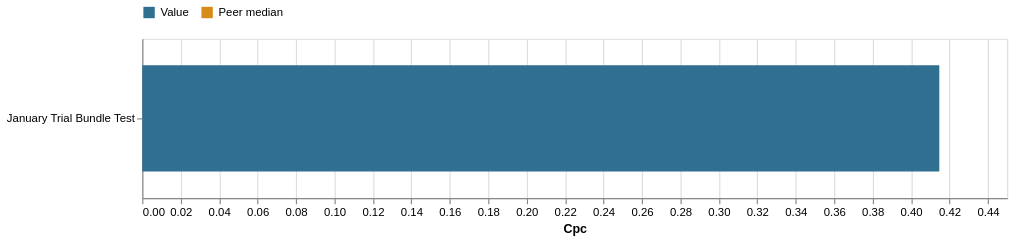

Notebook code for this chart:
### Markdown cell above
## 8. Efficiency Is A Separate Gate

The primary score answers whether the objective outcome was achieved. Efficiency asks
what it cost, or what revenue return it produced. The peer benchmark is the median
efficiency of other campaigns with this objective.

The Awareness-plus-Engagement fallback does **not** combine efficiency metrics:
Awareness keeps CPM, while Engagement keeps CPC. Their shared Link CTR is useful for
stabilizing response evidence, but their costs answer different business questions.

A statistical `SCALE` is promoted to final `SCALE` only when efficiency is at least as
good as its peer benchmark. Efficiency is not mixed into the primary score.

### Code cell
efficiency_table = campaigns[[
    "campaign_name", "efficiency_metric", "efficiency_direction",
    "efficiency_value", "efficiency_benchmark", "efficiency_peer_count",
    "efficiency_comparison",
]].rename(columns={
    "campaign_name": "Campaign", "efficiency_metric": "Metric",
    "efficiency_direction": "Better direction", "efficiency_value": "Value",
    "efficiency_benchmark": "Peer median", "efficiency_peer_count": "Peers",
    "efficiency_comparison": "Comparison",
})
display(efficiency_table.style.format({
    "Value": "{:,.3f}", "Peer median": "{:,.3f}"
}, na_rep="Not available"))

efficiency_long = efficiency_table.melt(
    id_vars=["Campaign", "Metric", "Better direction", "Comparison"],
    value_vars=["Value", "Peer median"],
    var_name="Measure", value_name="Efficiency",
).dropna(subset=["Efficiency"])
if not efficiency_long.empty:
    efficiency_chart = alt.Chart(efficiency_long).mark_bar().encode(
        y=alt.Y("Campaign:N", title=None),
        x=alt.X("Efficiency:Q", title=contract.efficiency_metric.replace("_", " ").title()),
        yOffset="Measure:N",
        color=alt.Color(
            "Measure:N",
            scale=alt.Scale(domain=["Value", "Peer median"], range=["#2f6f8f", "#d68c16"]),
            legend=alt.Legend(orient="top", title=None),
        ),
        tooltip=["Campaign", "Metric", "Better direction", "Measure", "Efficiency"],
    ).properties(width=760, height=max(140, len(campaigns) * 58))
    display(efficiency_chart)

### Figure 1 — Vega-Lite specification as saved in the notebook (floating-point values rounded to 4 significant figures)
{"config": {"view": {"continuousWidth": 300, "continuousHeight": 300}}, "data": {"name": "data-220c2e7528256e7893ac6f9b543a44cd"}, "mark": {"type": "bar"}, "encoding": {"color": {"field": "Measure", "legend": {"orient": "top", "title": null}, "scale": {"domain": ["Value", "Peer median"], "range": ["#2f6f8f", "#d68c16"]}, "type": "nominal"}, "tooltip": [{"field": "Campaign", "type": "nominal"}, {"field": "Metric", "type": "nominal"}, {"field": "Better direction", "type": "nominal"}, {"field": "Measure", "type": "nominal"}, {"field": "Efficiency", "type": "quantitative"}], "x": {"field": "Efficiency", "title": "Cpc", "type": "quantitative"}, "y": {"field": "Campaign", "title": null, "type": "nominal"}, "yOffset": {"field": "Measure", "type": "nominal"}}, "height": 140, "width": 760, "$schema": "https://vega.github.io/schema/vega-lite/v5.20.1.json", "datasets": {"data-220c2e7528256e7893ac6f9b543a44cd": [{"Campaign": "January Trial Bundle Test", "Metric": "cpc", "Better direction": "lower", "Comparison": "unavailable", "Measure": "Value", "Efficiency": 0.4147}]}}
